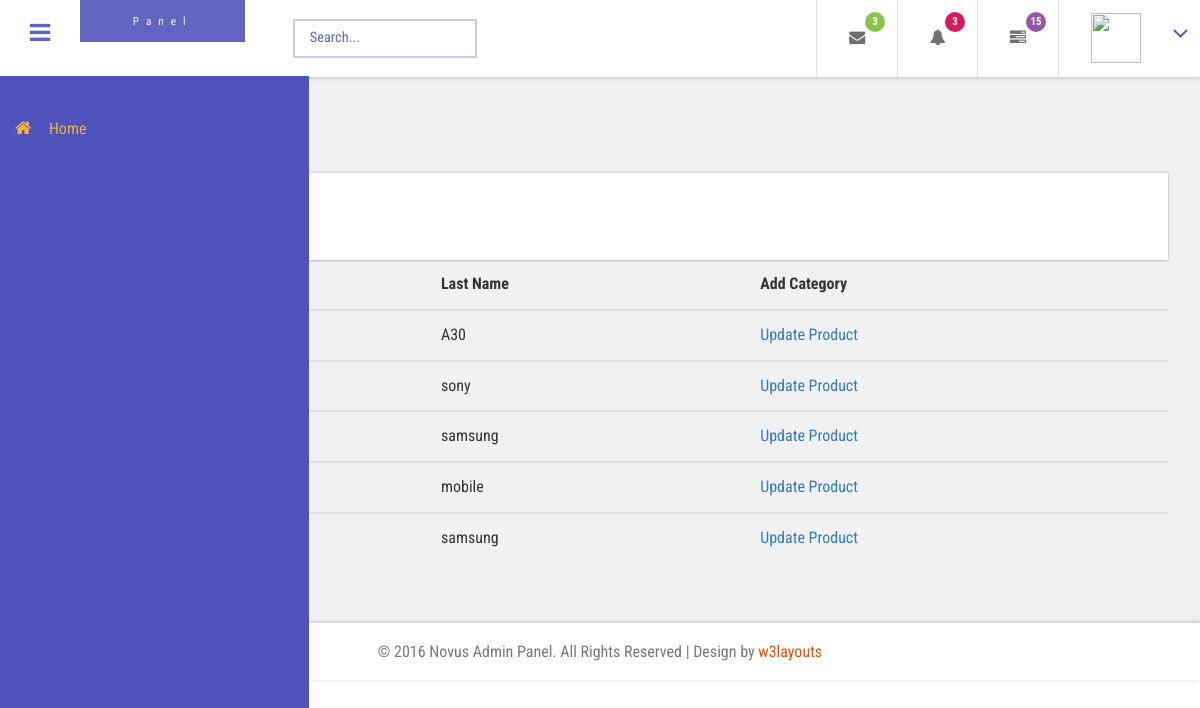
/manager/product_table, run on the app's committed database.
### product/models.py (models this page shows, shortened)
class ProductAdd(models.Model):
    name=models.CharField(max_length=100,blank=True,null=True)
    category=models.ForeignKey(Category,on_delete=models.CASCADE,blank=True,null=True)
    comapare=models.ForeignKey(Product,on_delete=models.CASCADE,blank=True,null=True)
    flipkart_image=models.ImageField(upload_to='flipkart',default='default-product.png', blank=True)
    amazone_image=models.ImageField(upload_to='amazone',default='default-product.png', blank=True)
    comapare_flipkart_price=models.FloatField(blank=True,null=True)
    compare_amazon_price=models.FloatField(blank=True,null=True)
    slug = models.SlugField(max_length=50, db_index=True)
    created_on = models.DateTimeField(auto_now_add=True)
    modified_on = models.DateTimeField(auto_now=True)
    description=models.TextField(blank=True,null=True)
    is_available=models.BooleanField(default=True)
    our_product_image=models.ImageField(upload_to='our_product')
    our_price=models.IntegerField(blank=True,null=True)
    count=models.FloatField(null=True,blank=True,default=0)
    class Meta:
       ordering = ('-created_on',)
       index_together = (('id', 'slug'),)

### manager/views.py (the view)
# urls.py: path('product_table',views.productadd_table,name='product_table'),
def productadd_table(request):
    products=ProductAdd.objects.all()
    return render(request,'product_table.html',{'com_products':products})

### product/models.py (called while the page is built)
    def __str__(self):
        return self.name

### manager/templates/product_table.html (shortened to what this page needs)
<html lang="en">
<head>
</head>
<body>
	{% include 'dashboard/left_nav.html' %}
{% include 'dashboard/top_nav.html' %}
		<div id="page-wrapper">
			<div class="main-page">
				<div class="tables">
					<h3 class="title1">Tables</h3>
					<div class="panel-body widget-shadow">
						<h4>Basic Table:</h4>
					</div>
						<table class="table">
							<thead>
								<tr>
								  <th>#</th>
								  <th>category</th>
								  <th>Last Name</th>
								  <th>Add Category</th>
								</tr>
							</thead>
							{% for p in com_products %}
							<tbody>
								<tr>
								  <th scope="row">1</th>
								  <td>{{p.category}}</td>
								  <td>{{p.name}}</td>
								  <td><a href="{% url 'product_add' p.id %}">Update Product</a></td>
								</tr>
							</tbody>
							{% endfor %}
						</table>
					</div>
				</div>
			</div>
		{% include 'manager_footer.html' %}
</body>
</html>

### static/dashboard/css/style.css (style rules this page uses)
h4, h5, h6, h1, h2, h3 { margin: 0; }
html, body { font-family: 'Roboto Condensed', sans-serif; font-size: 100%; overflow-x: hidden; background: #fff; scroll-behavior: auto; overflow-y: scroll; }
body a { transition: 0.5s all ease; -webkit-transition: 0.5s all ease; -moz-transition: 0.5s all ease; -o-transition: 0.5s all ease; -ms-transition: 0.5s all ease; text-decoration:none; }
h1,h2,h3,h4,h5,h6 { margin:0; }
.widget-shadow { background-color: #fff; box-shadow: 0 -1px 3px rgba(0,0,0,.12),0 1px 2px rgba(0,0,0,.24); -webkit-box-shadow: 0 -1px 3px rgba(0,0,0,.12),0 1px 2px rgba(0,0,0,.24); -moz-box-shadow: 0 -1px 3px rgba(0,0,0,.12),0 1px 2px rgba(0,0,0,.24); }
h3.title1 { font-size: 2em; color: #e94e02; margin-bottom: 0.8em; }
.table > thead > tr > th, .table > tbody > tr > th, .table > tfoot > tr > th, .table > thead > tr > td, .table > tbody > tr > td, .table > tfoot > tr > td { border-top: none; }
.tables h4 { font-size: 1.4em; margin-bottom: 1em; color: #777777; }
.tables .panel-body ,.tables .bs-example { padding: 2em 2em 0.5em; }
.tables .table > thead > tr > th, .tables .table > tbody > tr > th, .tables .table > tfoot > tr > th, .tables .table > thead > tr > td, .tables .table > tbody > tr > td, .tables .table > tfoot > tr > td { padding: 13px; border-top: 1px solid #E0E0E0; }

### static/dashboard/css/custom.css (style rules this page uses)
#page-wrapper { padding:7em 2em 2.5em; background-color: #F1F1F1; }

### data on the page
ProductAdd: name "A30"
ProductAdd: name "sony"
ProductAdd: name "samsung"
ProductAdd: name "mobile"
ProductAdd: name "samsung"
